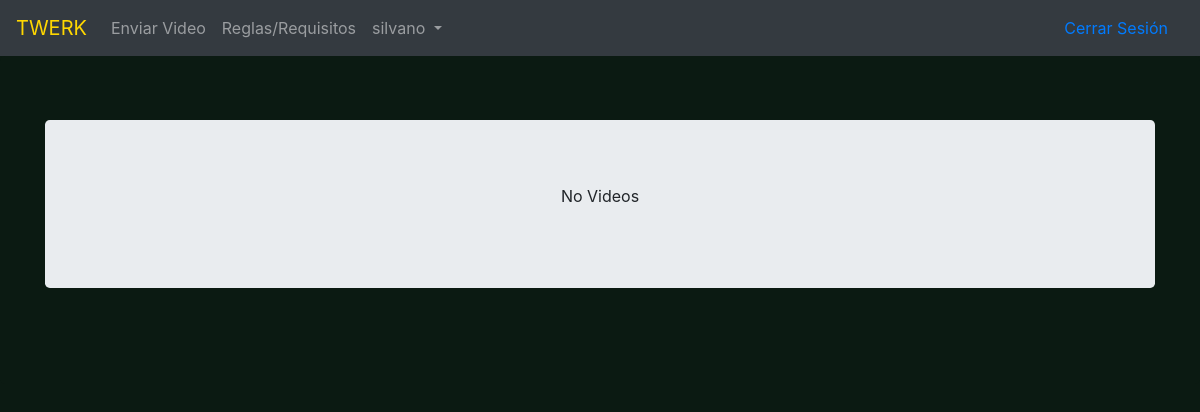
Before: /by/silvano/ (signed in) with the older database file.
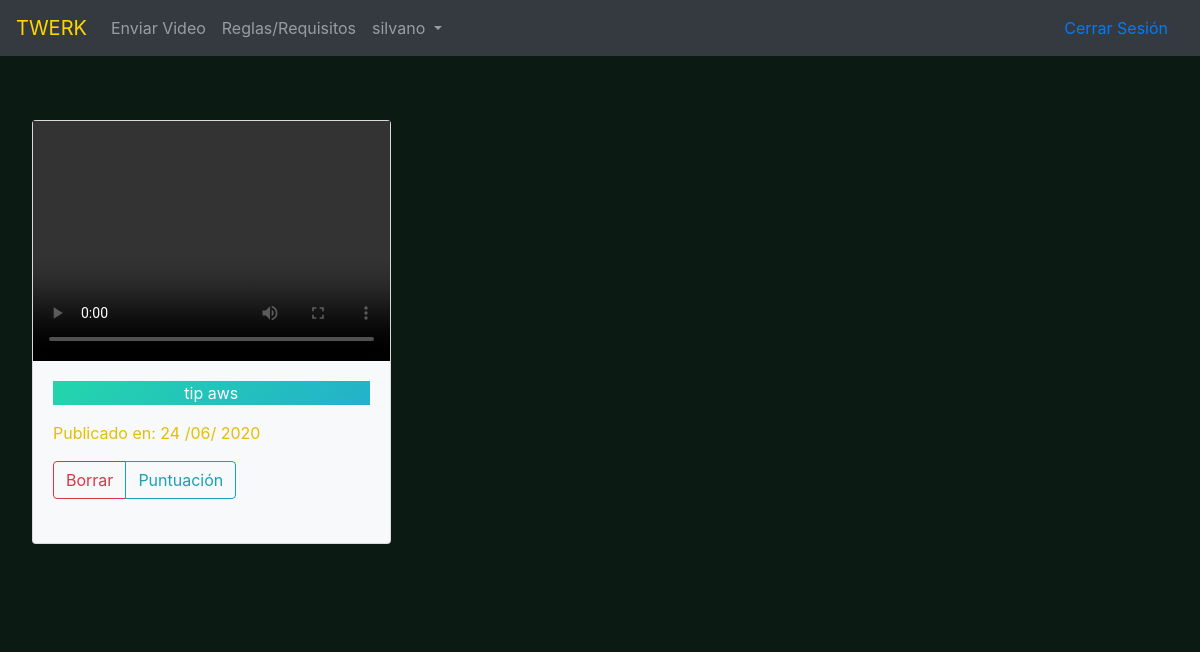
After: the same page with the newer database file.
### tip/models.py (models this page shows, shortened)
class MakeTip(models.Model):
    author = models.ForeignKey(User, related_name='tips', on_delete=models.CASCADE)
    title = models.CharField(max_length=63)
    post_pic = models.FileField(upload_to='media', blank=True, help_text='Selecciona video')
    creativity = models.IntegerField(default=0, null=True)
    sexy = models.IntegerField(default=0, null=True)
    quality = models.IntegerField(default=0, null=True)
    outfit = models.IntegerField(default=0, null=True)
    created_date = models.DateTimeField(default=timezone.now)

### tip/views.py (the view)
# urls.py: url(r'^by/(?P<username>[-\w]+)/$', views.UserTips.as_view(), name='for_user'),
class UserTips(ListView, LoginRequiredMixin):
    context_object_name = 'post_list'
    model = MakeTip
    template_name = 'tip/user_tip_list.html'
    def get_queryset(self):
        try:
            self.post_user = User.objects.prefetch_related('tips').get(username__iexact=self.kwargs.get('username'))
        except User.DoesNotExist:
            raise Http404
        else:
            return self.post_user.tips.all()
    def get_context_data(self, **kwargs):
        context = super().get_context_data(**kwargs)
        context['post_user'] = self.post_user
        return context

### tip/templates/tip/user_tip_list.html (shortened to what this page needs)
<!DOCTYPE html>
{% extends "main.html" %}
{% block body_block %}
<div class="jumbotron main_wrapper_jumbotron">
    <div class="row">
        {% if post_list %}
            {% for post in post_list %}
            <div class="col-lg-4">
                <div>
                      <div class="card text-white bg-light mb-3">
                            {% if post.post_pic %}
                                    <video class="embed-responsive embed-responsive-16by9" width="320" height="240" controls>
                                      <source src="{{ post.post_pic.url }}" type="video/mp4">
                                    </video>
                                <div class="card-body">
                                    <p class="text-center prize"><a href="{% url 'tips:tip_detail' pk=post.id %}" style="color: white">{{ post.title }}</a></p>
                                    <p class="card-text" style="color: #e6be00">Publicado en: {{post.created_date|date:"d /m/ Y"}}</p>
                                    <div class="card-text">
                                        <div class="btn-group" role="group" aria-label="Basic example">
                                        {% if user.is_authenticated and post.author == user %}
                                            <a href="{% url 'tips:tip_remove' pk=post.pk%}" class="btn btn-outline-danger">Borrar</a>
                                            <a href="{% url 'tips:tip_detail' pk=post.id %}" class="btn btn-outline-info">Puntuación</a>
                                        {% endif %}
                                        </div>
                                    </div>
                                    <br>
                                </div>
                        {% endif %}
                        </div>
                </div>
            </div>
            {% endfor %}
        {% else %}
            <div class="container">
                <div class="jumbotron">
                    <div align="center">
                        <p>No Videos</p>
                    </div>
                </div>
            </div>
        {% endif %}
    </div>
</div>
{% endblock %}

Changed rows visible on the page:
added MakeTip: title "tip aws", created_date "24 /06/ 2020", shows "Borrar"
Other visible differences:
text no longer shown: "No Videos"
